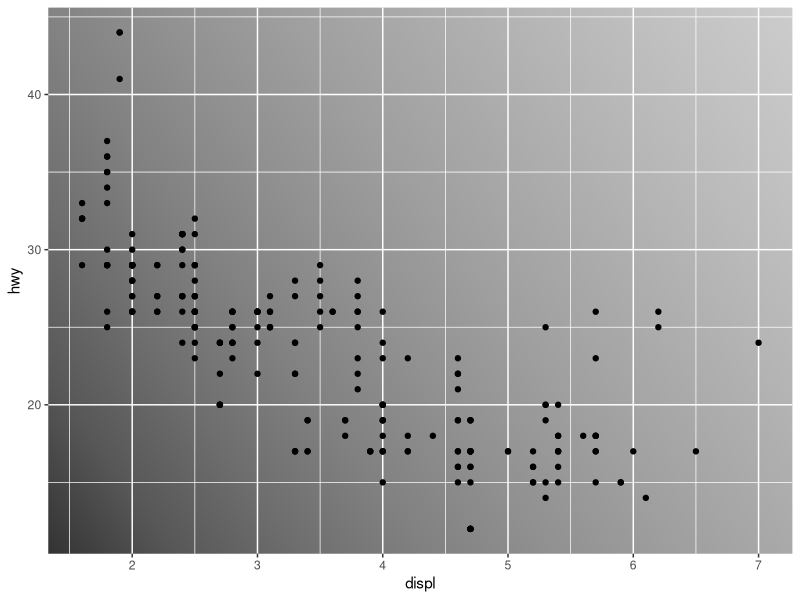
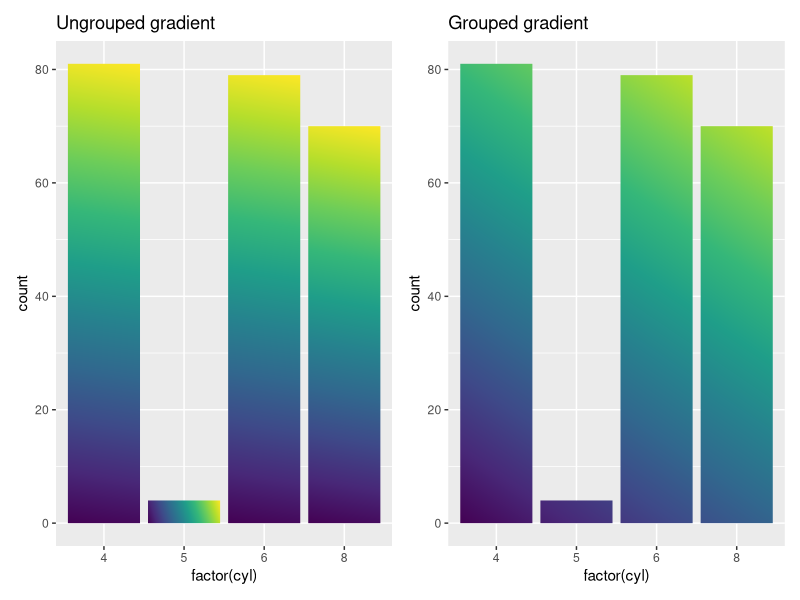
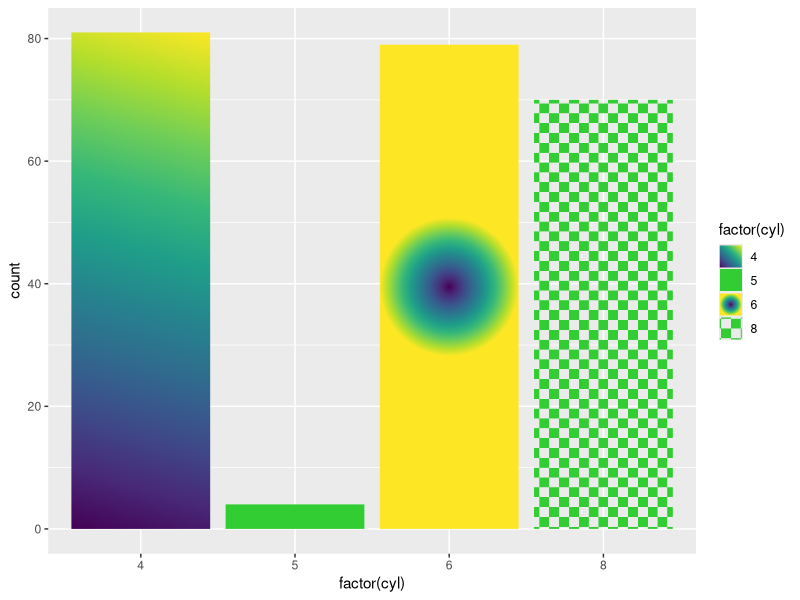
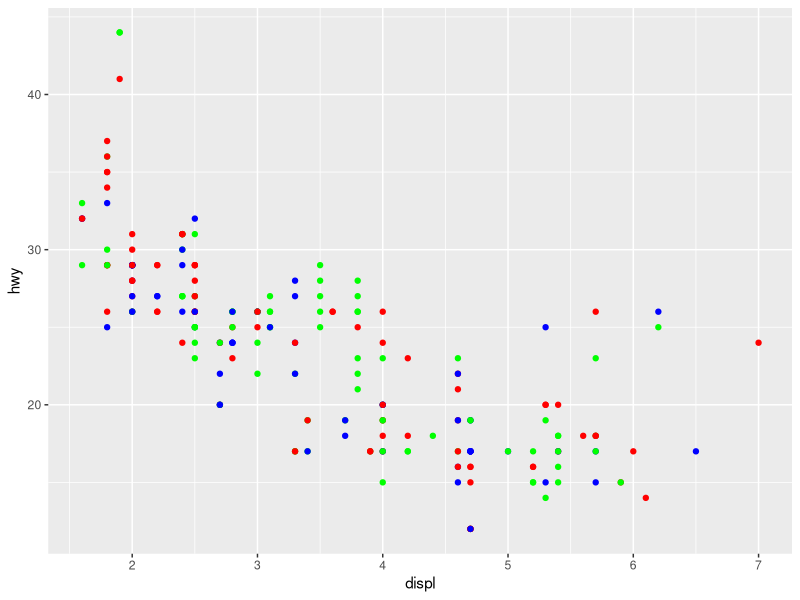

R code for these plots, in order: (Note: this script raises an error after producing the figures.)
## ---- chunk 1
library(ggplot2)
library(patchwork)
library(grid)
## ---- chunk 2
knitr::opts_chunk$set(dev = "ragg_png")
## ---- chunk 3
#| fig.alt: >
#|  Scatterplot of engine displacement versus highway miles per
#|  gallon. The panel background is a colour gradient starting from dark grey
#|  in the bottom-left corner ending at light grey in the upper-right corner.
gray_gradient <- linearGradient(scales::pal_grey()(10))

ggplot(mpg, aes(displ, hwy)) +
  geom_point() +
  theme(panel.background = element_rect(fill = gray_gradient))
## ---- chunk 4
#| fig.alt: >
#|  Two barplots showing the counts of number of cylinders. The first
#|  plot is titled 'Ungrouped gradient' and shows individual gradients in the
#|  bars. The second is titled 'Grouped gradient' and shows a single gradient
#|  along all bars.
colours <- scales::viridis_pal()(10)
grad_ungroup <- linearGradient(colours, group = FALSE)
grad_grouped <- linearGradient(colours, group = TRUE)

ungroup <- ggplot(mpg, aes(factor(cyl))) +
  geom_bar(fill = grad_ungroup) +
  labs(title = "Ungrouped gradient")

grouped <- ggplot(mpg, aes(factor(cyl))) +
  geom_bar(fill = grad_grouped) +
  labs(title = "Grouped gradient")

ungroup | grouped
## ---- chunk 5
#| fig.alt: >
#|  Barplot showing counts of number of cylinders with the bars 
#|  filled by a linear gradient, a plain green colour, a radial gradient and
#|  a green checkerboard pattern.
patterns <- list(
  linearGradient(colours, group = FALSE),
  "limegreen",
  radialGradient(colours, group = FALSE),
  pattern(
    rectGrob(x = c(0.25, 0.75), y = c(0.25, 0.75), width = 0.5, height = 0.5),
    width = unit(5, "mm"), height = unit(5, "mm"), extend = "repeat",
    gp = gpar(fill = "limegreen")
  )
)

ggplot(mpg, aes(factor(cyl), fill = factor(cyl))) +
  geom_bar() +
  scale_fill_manual(values = patterns)
## ---- chunk 6
# The currently active device is the ragg::agg_png() device
check_device(feature = "patterns", action = "test")
check_device(feature = "glyphs", action = "abort")
## ---- chunk 7
#| fig.alt: >
#|  Scatterplot of engine displacement versus highway miles per 
#|  gallon with points in red, green and blue.
set.seed(42)
my_colours <- sample(c("red", "green", "blue"), nrow(mpg), replace = TRUE)

ggplot(mpg, aes(displ, hwy)) +
  geom_point(aes(colour = my_colours)) +
  scale_colour_identity()
## ---- chunk 8
ggplot(mpg, aes(displ, hwy)) +
  geom_point(aes(colour = drv), shape = 1, size = 5) +
  geom_point(aes(colour = my_colours)) +
  scale_colour_identity()
## ---- chunk 9
#| fig.alt: >
#|  Scatterplot of engine displacement versus highway miles per 
#|  gallon. Every point has two circles: a smaller one in red, green or blue and
#|  a larger one mapped to the 'drv' variable.
ggplot(mpg, aes(displ, hwy)) +
  geom_point(aes(colour = drv), shape = 1, size = 5) +
  geom_point(aes(colour = I(my_colours)), show.legend = FALSE)
## ---- chunk 10
#| fig.alt: >
#|  Scatterplot of engine displacement versus highway miles per gallon. 
#|  The plot has a red rectangle slightly smaller than the panel, a blue circle 
#|  touching the panel edges and text in the middle that reads:
#|  'text in the middle'.
t <- seq(0, 2 * pi, length.out = 100)

ggplot(mpg, aes(displ, hwy)) +
  geom_point(colour = "grey50") +
  annotate(
    "rect", 
    xmin = I(0.05), xmax = I(0.95),
    ymin = I(0.05), ymax = I(0.95),
    fill = NA, colour = "red"
  ) +
  annotate(
    "path",
    x = I(cos(t) / 2 + 0.5), y = I(sin(t) / 2 + 0.5),
    colour = "blue"
  ) +
  annotate(
    "text", 
    label = "Text in the middle",
    x = I(0.5), y = I(0.5),
    size = 8
  )
## ---- chunk 11
#| fig.alt: >
#|  A plot showing weight versus miles per gallon with individual 
#|  cars labelled by text. The text in the plot has the same size as the text
#|  labelling the axes.
p <- ggplot(mtcars, aes(wt, mpg, label = rownames(mtcars)))
p +
  geom_text(size = 10, size.unit = "pt") +
  theme(axis.text = element_text(size = 10))
## ---- chunk 12
#| fig.alt: >
#|  A plot showing weight versus miles per gallon with individual 
#|  cars labelled by textboxes. The textboxes are displayed in different 
#|  angles.
p + geom_label(aes(angle = runif(nrow(mtcars), -45, 45)))
## ---- chunk 13
#| fig.alt: >
#|  A plot showing weight versus miles per gallon with individual 
#|  cars labelled by textboxes. The textboxes have a large margin on the right.
p + geom_label(
  aes(colour = factor(cyl)), 
  label.padding = margin(t = 2, r = 20, b = 1, l = 0)
)
## ---- chunk 14
#| fig.alt: >
#|  Violin plot showing random numbers drawn from beta distributions 
#|  with different parameters. The ends of the first two violins are flat at the
#|  top and bottom.
df <- data.frame(
  x = c(rbeta(100, 0.5, 0.5), rbeta(100, 1, 1), rbeta(100, 2, 2)),
  group = rep(c("A", "B", "C"), each = 100)
)

ggplot(df, aes(group, x)) +
  geom_violin(bounds = c(0, 1))
## ---- chunk 15
#| fig.alt: >
#|  Boxplot showing the price of diamonds per cut. The y-axis does
#|  not go much beyond the whiskers, and whiskers are decorated with a staple.
ggplot(diamonds, aes(cut, price)) +
  geom_boxplot(outliers = FALSE, staplewidth = 0.5)
## ---- chunk 16
#| fig.alt: >
#|  Scatterplot showing body weight minus one versus brain weight of 
#|  mammals. The x-axis is log-transformed.
scale_colour_brewer(breaks = 1:5, labels = 1:4)

ggplot(mpg, aes(class, displ)) +
  geom_boxplot() +
  scale_x_continuous()

ggplot(msleep, aes(bodywt - 1, brainwt)) +
  geom_point(na.rm = TRUE) +
  scale_x_log10()
